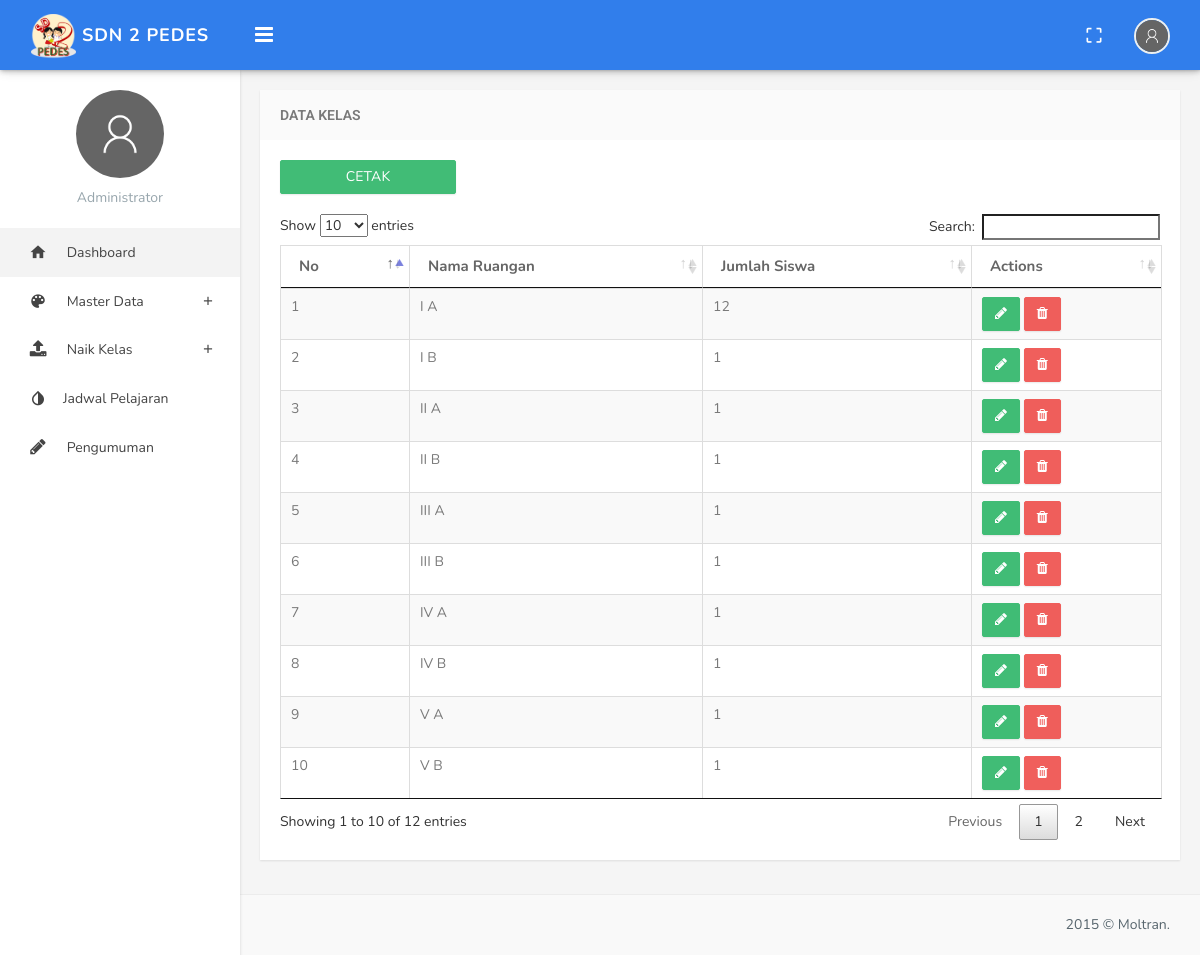
The app's page /index.php/admin/lihatdata/kelas with its own data.
### tables this page shows
CREATE TABLE `ruang_kelas` (
  `id` int(5) NOT NULL,
  `nama_ruangan` varchar(6) NOT NULL,
  `jumlah_siswa` int(2) NOT NULL,
  `status` int(11) NOT NULL
);

### application/controllers/admin/Lihatdata.php (called while the page is built, shortened)
<?php
class Lihatdata extends CI_Controller
{
	public function kelas()
	{
		$data['kelas'] = $this->db->get('ruang_kelas')->result();
		$this->load->view('admin/lihatdata/kelas/index',$data);
	}
}

### index.php (called while the page is built, shortened)
<?php
require_once BASEPATH.'core/CodeIgniter.php';

### application/views/admin/lihatdata/kelas/index.php (the view, shortened to what this page needs)
<!DOCTYPE html>
<html>
<head>
</head>
<body class="fixed-left">
    <div id="wrapper">
        <div class="content-page">
            <div class="content">
                <div class="container">
                    <div class="row">
                        <div class="col-sm-12">
                            <div class="panel panel-default">
                                <div class="panel-heading"><h3 class="panel-title">Data Kelas</h3></div>
                                <div class="panel-body">
                                    <a href="<?=site_url('admin/lihatdata/cetakkelas');?>" class="btn btn-success" style="width: 20%; margin-bottom: 20px" target="_blank">CETAK</a>
                                    <table class="datatables table table-bordered table-striped">
                                        <thead>
                                            <tr>
                                                <th>No</th>
                                                <th>Nama Ruangan</th>
                                                <th>Jumlah Siswa</th>
                                                <th>Actions</th>
                                            </tr>
                                        </thead>
                                        <tbody>
                                            <?php $nomor = 1; ?>
                                            <?php foreach($kelas as $sw) : ?>
                                                <tr class="gradeX">
                                                    <td><?= $nomor;?> </td>
                                                    <?php $nomor++;?>
                                                    <td><?= $sw->nama_ruangan; ?>
                                                    </td>
                                                    <td><?= $sw->jumlah_siswa; ?></td>
                                                    <td class="actions">
                                                        <a class="btn btn-success" href="<?= site_url('admin/lihatdata/editkelas/'.$sw->id);?>" class="on-default edit-row"><i class="fa fa-pencil" siswa="<?= $sw->id;?>"></i></a>
                                                        <a class="btn btn-danger" href="<?= site_url('admin/lihatdata/destroykelas/'.$sw->id);?>" class="on-default remove-row"><i class="fa fa-trash" siswa="<?= $sw->id;?>"></i></a>
                                                    </td>
                                                </tr>
                                            <?php endforeach; ?>
                                        </tbody>
                                    </table>
                                </div>
                            </div>
                        </div>
                    </div>
                </div>
            </div>
            <footer class="footer text-right">
                2015 © Moltran.
            </footer>
        </div>
</div>
</body>
</html>

### assets/blue/css/style.css (style rules this page uses)
body { background: #f5f5f5; margin: 0; -webkit-text-size-adjust: 100%; font-family: 'Nunito', sans-serif; }
h1, h2, h3, h4, h5, h6 { margin: 10px 0; }
h3 { line-height: 30px; }
h1, h2, h3, h4, h5, h6 { font-family: 'Roboto', sans-serif; color: #505458; }
* { outline: none !important; }
.container { width: auto; }
.footer { color: #58666e; position: absolute; width: 100%; bottom: 0px; padding: 20px 30px; background-color: #f9f9f9; border-top: 1px solid rgba(0, 0, 0, 0.05); }
#wrapper { width: 100%; height: 100%; position: relative; overflow: hidden; }
.row { margin-right: -10px; margin-left: -10px; }
.col-lg-1, .col-lg-10, .col-lg-11, .col-lg-12, .col-lg-2, .col-lg-3, .col-lg-4, .col-lg-5, .col-lg-6, .col-lg-7, .col-lg-8, .col-lg-9, .col-md-1, .col-md-10, .col-md-11, .col-md-12, .col-md-2, .col-md-3, .col-md-4, .col-md-5, .col-md-6, .col-md-7, .col-md-8, .col-md-9, .col-sm-1, .col-sm-10, .col-sm-11, .col-sm-12, .col-sm-2, .col-sm-3, .col-sm-4, .col-sm-5, .col-sm-6, .col-sm-7, .col-sm-8, .col-sm-9, .col-xs-1, .col-xs-10, .col-xs-11, .col-xs-12, .col-xs-2, .col-xs-3, .col-xs-4, .col-xs-5, .col-xs-6, .col-xs-7, .col-xs-8, .col-xs-9 { padding-left: 10px; padding-right: 10px; }
.panel { border: none; border-radius: 0px; margin-bottom: 20px; -webkit-box-shadow: 0px 1px 2px 0px rgba(0,0,0,0.1); -moz-box-shadow: 0px 1px 2px 0px rgba(0,0,0,0.1); box-shadow: 0px 1px 2px 0px rgba(0,0,0,0.1); }
.panel .panel-body { padding: 20px; }
.panel-heading { border-radius: 0; border: none !important; padding: 10px 20px; }
.panel-default>.panel-heading { color: #797979; background-color: #fafafa; border-bottom: none; }
.panel-title { font-size: 14px; text-transform: uppercase; font-weight: 600; margin-bottom: 0; margin-top: 0; }
.btn { border-radius: 2px; font-family: 'Nunito', sans-serif; letter-spacing: 0.2px; opacity: 0.93; -webkit-box-shadow: 0px 1px 2px 0px rgba(0,0,0,0.1); -moz-box-shadow: 0px 1px 2px 0px rgba(0,0,0,0.1); box-shadow: 0px 1px 2px 0px rgba(0,0,0,0.1); }
.btn-primary,.btn-success,.btn-info,.btn-warning,.btn-danger,.btn-inverse,.btn-purple,.btn-pink { color: #FFFFFF !important; }
.btn-success,.btn-success:hover,.btn-success:focus,.btn-success:active, .btn-success.active, .btn-success.focus, .btn-success:active, .btn-success:focus, .btn-success:hover, .open>.dropdown-toggle.btn-success { background-color: #33b86c; border: 1px solid #33b86c; }
.btn-danger,.btn-danger:active,.btn-danger:focus,.btn-danger:hover, .btn-danger.active, .btn-danger.focus, .btn-danger:active, .btn-danger:focus, .btn-danger:hover, .open>.dropdown-toggle.btn-danger { background-color: #ef5350; border: 1px solid #ef5350; }
.content-page { margin-left: 240px; overflow: hidden; position: relative; min-height: 940px; }
.content-page > .content { margin-top: 70px; margin-bottom: 60px; padding: 20px 5px 15px 5px; position: relative; }
.table { margin-bottom: 10px; }
tbody { color: #797979; }
th { font-size: 15px; color: #666; }

### records on screen
ruang_kelas: nama_ruangan "I A", jumlah_siswa "12"
ruang_kelas: nama_ruangan "I B", jumlah_siswa "1"
ruang_kelas: nama_ruangan "II A", jumlah_siswa "1"
ruang_kelas: nama_ruangan "II B", jumlah_siswa "1"
ruang_kelas: nama_ruangan "III A", jumlah_siswa "1"
ruang_kelas: nama_ruangan "III B", jumlah_siswa "1"
ruang_kelas: nama_ruangan "IV A", jumlah_siswa "1"
ruang_kelas: nama_ruangan "IV B", jumlah_siswa "1"
ruang_kelas: nama_ruangan "V A", jumlah_siswa "1"
ruang_kelas: nama_ruangan "V B", jumlah_siswa "1"
